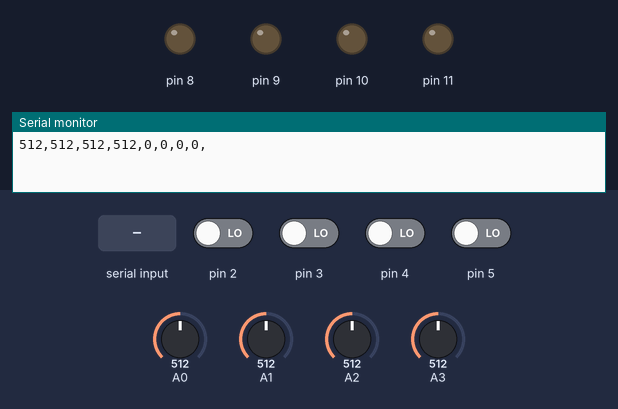
Recording of a sketch running on a simulated Arduino Uno, built with avr-gcc and run on an emulated ATmega328P. Parts: output pins drawn as LEDs (lit = HIGH), the last lines printed to the serial monitor. Inputs (shaded band) come from the test bench; at power-on: pin 2–5 LOW, A0 = 512, A1 = 512, A2 = 512, A3 = 512.

Above: at 1.2 s.
1.3 s: "Pin8\n" received over Serial
At 1.9 s:
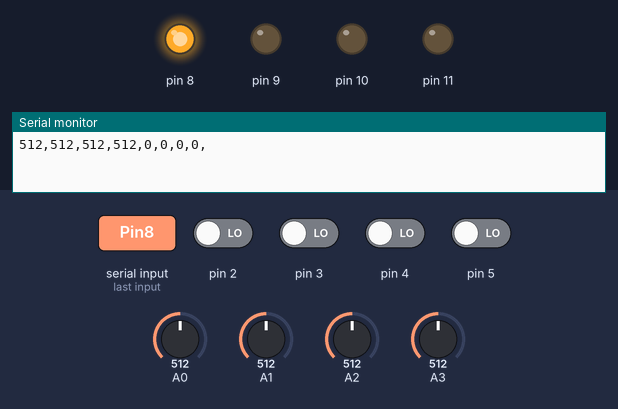
5.1 s: "Pin9\n" received over Serial
At 6.0 s:
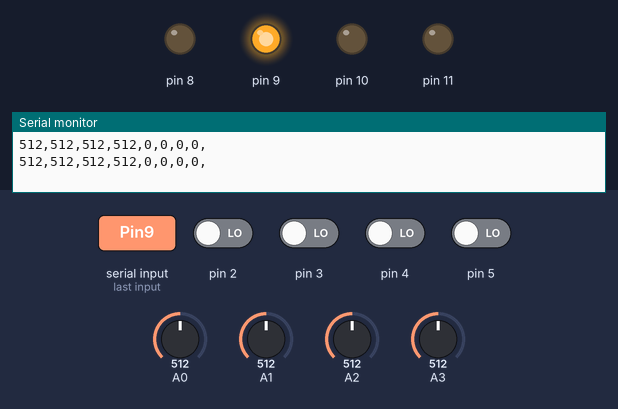
8.9 s: "Pin10\n" received over Serial
At 10.1 s:
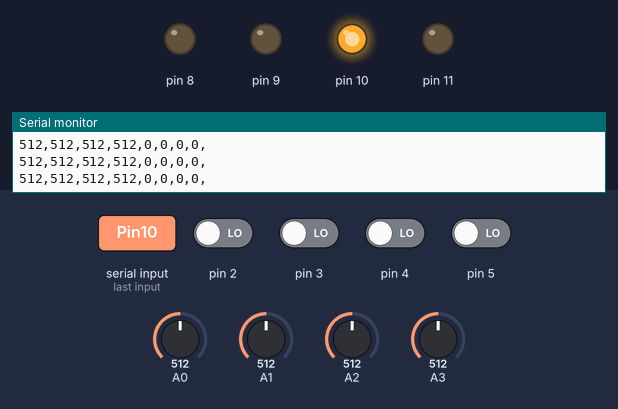
12.7 s: "Pin11\n" received over Serial
At 13.0 s:
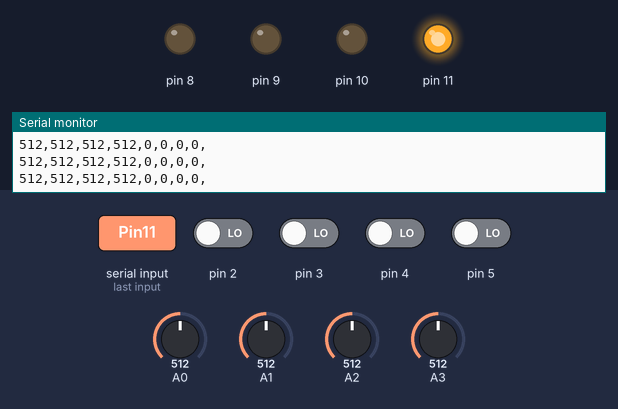
Timing chart, 0 to 16.7 s (numbered marks = the images above; inputs shaded):
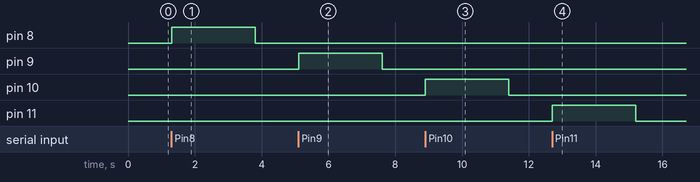

Measured:
- after the input at 1.3 s, pin 8: LOW → HIGH at once, → LOW 2.5 s later
- after the input at 5.1 s, pin 9: LOW → HIGH at once, → LOW 2.5 s later
- after the input at 8.9 s, pin 10: LOW → HIGH at once, → LOW 2.5 s later
- after the input at 12.7 s, pin 11: LOW → HIGH at once, → LOW 2.5 s later

The sketch:

midterm_exam_ard_code.ino
```cpp
//declairing variables needed for the analog potientometers and digtal inputs
int an0;
int an1;
int an2;
int an3;
int dval0;
int dval1;
int dval2;
int dval3;

//sets up digtal input and output pins, as well as sets the serial rate
void setup() {
  pinMode(8,OUTPUT);
  pinMode(9,OUTPUT);
  pinMode(10,OUTPUT);
  pinMode(11,OUTPUT);
  pinMode(2,INPUT);
  pinMode(3,INPUT);
  pinMode(4,INPUT);
  pinMode(5,INPUT);
  Serial.begin(9600);


}


void loop() {
  if(Serial.available() ==0)//checks if serial is ready
  {
    String pystring=Serial.readStringUntil('\n'); //reads string from pi until newline
    if(pystring=="Pin8") // checks to see if string matches
    {
      digitalWrite(8,HIGH); //sets output pin high
      delay(2500); // delay for 2.5 seconds
      digitalWrite(8,LOW);// sets the output low again
    }
    else if(pystring=="Pin9")
    {
      digitalWrite(9,HIGH);
      delay(2500);
      digitalWrite(9,LOW);
    }
    else if(pystring=="Pin10")
    {
      digitalWrite(10,HIGH);
      delay(2500);
      digitalWrite(10,LOW);
    }
    else if(pystring=="Pin11")
    {
      digitalWrite(11,HIGH);
      delay(2500);
      digitalWrite(11,LOW);
    }
    else{ // if portion of string does not equal any of the above execute
      dval0=digitalRead(2);// reads value of the digital input pin and stores it in variable
      dval1=digitalRead(3);
      dval2=digitalRead(4);
      dval3=digitalRead(5);
      an0=analogRead(A0); //reads and stores the vlaue on the anlog input pin
      an1=analogRead(A1);
      an2=analogRead(A2);
      an3=analogRead(A3);

      Serial.print(an0); //sends the analog inputs value to the pi
      Serial.print(","); // used to parse out the data into seperate pieces with the same line
      Serial.print(an1);
      Serial.print(",");
      Serial.print(an2);
      Serial.print(",");
      Serial.print(an3);
      Serial.print(",");
      Serial.print(dval0); //sends the digtal input reading to the pi
      Serial.print(",");
      Serial.print(dval1);
      Serial.print(",");
      Serial.print(dval2);
      Serial.print(",");
      Serial.print(dval3);
      Serial.print(",");
      Serial.print("\n"); //sends newline at the end of the serial being sent to the pi
      Serial.flush(); //clears serial
    }
  }

}
```
